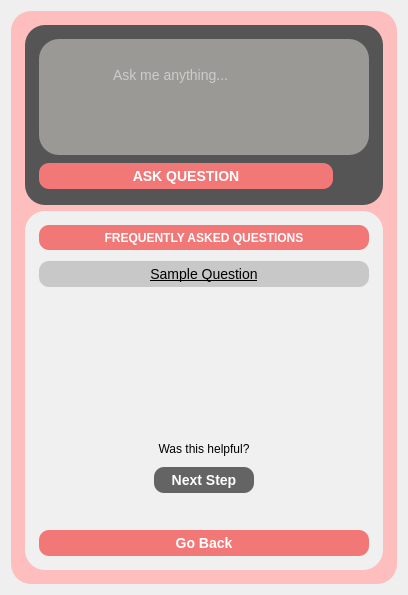
      <widget class="QWidget" name="horizontalLayoutWidget_2">
       <layout class="QHBoxLayout" name="horizontalLayout_28">
        <item>
         <widget class="QFrame" name="aiMenu">
          <property name="minimumSize">
           <size>
            <width>300</width>
            <height>0</height>
           </size>
          </property>
          <property name="styleSheet">
           <string notr="true">background-color:rgb(255, 190, 190);
border-radius: 20px;    
padding:5px;</string>
          </property>
          <property name="frameShape">
           <enum>QFrame::StyledPanel</enum>
          </property>
          <property name="frameShadow">
           <enum>QFrame::Raised</enum>
          </property>
          <layout class="QVBoxLayout" name="verticalLayout_9" stretch="1">
           <item>
            <layout class="QVBoxLayout" name="aiMenuLayout" stretch="1,4">
             <item>
              <widget class="QFrame" name="inputFrame">
               <property name="styleSheet">
                <string notr="true">background-color: rgb(85, 85, 85);
padding: 5px;
</string>
               </property>
               <property name="frameShape">
                <enum>QFrame::StyledPanel</enum>
               </property>
               <property name="frameShadow">
                <enum>QFrame::Raised</enum>
               </property>
               <layout class="QVBoxLayout" name="verticalLayout_10">
                <item>
                 <layout class="QHBoxLayout" name="inputLayout">
                  <item>
                   <widget class="QFrame" name="inputEntryFrame">
                    <property name="styleSheet">
                     <string notr="true">background-color:rgb(154, 153, 150);</string>
                    </property>
                    <property name="frameShape">
                     <enum>QFrame::StyledPanel</enum>
                    </property>
                    <property name="frameShadow">
                     <enum>QFrame::Raised</enum>
                    </property>
                    <layout class="QHBoxLayout" name="horizontalLayout_6">
                     <item>
                      <widget class="QPushButton" name="inputInternetBtn">
                       <property name="minimumSize">
                        <size>
                         <width>40</width>
                         <height>40</height>
                        </size>
                       </property>
                       <property name="maximumSize">
                        <size>
                         <width>40</width>
                         <height>40</height>
                        </size>
                       </property>
                       <property name="layoutDirection">
                        <enum>Qt::LeftToRight</enum>
                       </property>
                       <property name="styleSheet">
                        <string notr="true">QPushButton {
    border: none;
    border-radius: 15px; 
    background-color: transparent;
}

QPushButton::icon {
    padding: 10px; 
}

QPushButton:hover {
    background-color: rgb(120, 120, 120);
}</string>
                       </property>
                       <property name="text">
                        <string/>
                       </property>
                      </widget>
                     </item>
                     <item>
                      <widget class="QTextEdit" name="AI_InputEdit">
                       <property name="styleSheet">
                        <string notr="true">color:white;
font-size: 14px;
padding: 10px;</string>
                       </property>
                       <property name="html">
                        <string>&lt;!DOCTYPE HTML PUBLIC &quot;-//W3C//DTD HTML 4.0//EN&quot; &quot;http://www.w3.org/TR/REC-html40/strict.dtd&quot;&gt;
&lt;html&gt;&lt;head&gt;&lt;meta name=&quot;qrichtext&quot; content=&quot;1&quot; /&gt;&lt;style type=&quot;text/css&quot;&gt;
p, li { white-space: pre-wrap; }
&lt;/style&gt;&lt;/head&gt;&lt;body style=&quot; font-family:'Ubuntu'; font-size:14px; font-weight:400; font-style:normal;&quot;&gt;
&lt;p style=&quot;-qt-paragraph-type:empty; margin-top:12px; margin-bottom:12px; margin-left:0px; margin-right:0px; -qt-block-indent:0; text-indent:0px;&quot;&gt;&lt;br /&gt;&lt;/p&gt;&lt;/body&gt;&lt;/html&gt;</string>
                       </property>
                       <property name="overwriteMode">
                        <bool>false</bool>
                       </property>
                       <property name="placeholderText">
                        <string>Ask me anything...</string>
                       </property>
                      </widget>
                     </item>
                    </layout>
                   </widget>
                  </item>
                 </layout>
                </item>
                <item>
                 <layout class="QHBoxLayout" name="inputMenuLayout">
                  <item>
                   <widget class="QPushButton" name="enterQueryBtn">
                    <property name="styleSheet">
                     <string notr="true">QPushButton{
	background-color: rgb(242, 120, 120); 
 border-radius: 10px;    
color:white;
font-size: 14px;   
 font-weight: bold; 
padding: 5px
}

QPushButton:hover {
    background-color: rgb(222, 100, 100); 
}</string>
                    </property>
                    <property name="text">
                     <string>ASK QUESTION</string>
                    </property>
                   </widget>
                  </item>
                  <item>
                   <widget class="QPushButton" name="microBtn">
                    <property name="minimumSize">
                     <size>
                      <width>30</width>
                      <height>30</height>
                     </size>
                    </property>
                    <property name="maximumSize">
                     <size>
                      <width>30</width>
                      <height>30</height>
                     </size>
                    </property>
                    <property name="layoutDirection">
                     <enum>Qt::LeftToRight</enum>
                    </property>
                    <property name="styleSheet">
                     <string notr="true">QPushButton {
    border: none;
    border-radius: 15px; /* Half of the button's size to make it circular */
    background-color: transparent;
}

QPushButton::icon {
    padding: 10px; /* Adjust the padding if needed */
}

QPushButton:hover {
    background-color: rgb(60, 60, 60); /* Background color when hovered */
}</string>
                    </property>
                    <property name="text">
                     <string/>
                    </property>
                   </widget>
                  </item>
                 </layout>
                </item>
               </layout>
              </widget>
             </item>
             <item>
              <widget class="QFrame" name="FAQFrame">
               <property name="minimumSize">
                <size>
                 <width>230</width>
                 <height>0</height>
                </size>
               </property>
               <property name="styleSheet">
                <string notr="true">QFrame {background-color: rgb(240, 240, 240); 
 border-radius: 20px;  
}  

QFrame#frame QPushButton {
    background-color: pink;
    border-radius: 10px;
    font-size: 16px;
    font-weight: bold;
    color: white;
    padding: 10px;
}

QFrame#frame QPushButton:hover {
    background-color: lightcoral;
}</string>
               </property>
               <property name="frameShape">
                <enum>QFrame::StyledPanel</enum>
               </property>
               <property name="frameShadow">
                <enum>QFrame::Raised</enum>
               </property>
               <layout class="QVBoxLayout" name="verticalLayout_11" stretch="4">
                <item>
                 <layout class="QVBoxLayout" name="FAQLayout">
                  <item>
                   <widget class="QLabel" name="FAQLabel">
                    <property name="sizePolicy">
                     <sizepolicy hsizetype="Preferred" vsizetype="Fixed">
                      <horstretch>0</horstretch>
                      <verstretch>0</verstretch>
                     </sizepolicy>
                    </property>
                    <property name="minimumSize">
                     <size>
                      <width>0</width>
                      <height>25</height>
                     </size>
                    </property>
                    <property name="maximumSize">
                     <size>
                      <width>16777215</width>
                      <height>16777215</height>
                     </size>
                    </property>
                    <property name="styleSheet">
                     <string notr="true">background-color: rgb(242, 120, 120); 
 border-radius: 10px;    
color:white;
font-size: 12px;   
 font-weight: bold; 
padding: 5px</string>
                    </property>
                    <property name="text">
                     <string>FREQUENTLY ASKED QUESTIONS</string>
                    </property>
                    <property name="alignment">
                     <set>Qt::AlignCenter</set>
                    </property>
                   </widget>
                  </item>
                  <item>
                   <spacer name="FAQVerticalSpacer_2">
                    <property name="orientation">
                     <enum>Qt::Vertical</enum>
                    </property>
                    <property name="sizeType">
                     <enum>QSizePolicy::Fixed</enum>
                    </property>
                    <property name="sizeHint" stdset="0">
                     <size>
                      <width>20</width>
                      <height>5</height>
                     </size>
                    </property>
                   </spacer>
                  </item>
                  <item>
                   <layout class="QVBoxLayout" name="FAQBtnLayout">
                    <item>
                     <widget class="QPushButton" name="sampleQuestionBtn">
                      <property name="styleSheet">
                       <string notr="true">QPushButton{
	background-color: rgb(200, 200, 200); 
	border-radius: 10px;    
font-size: 14px;   
		padding: 5px;
	text-decoration: underline;
}

QPushButton:hover {
    background-color: rgb(180, 180, 180); 
}</string>
                      </property>
                      <property name="text">
                       <string>Sample Question</string>
                      </property>
                     </widget>
                    </item>
                   </layout>
                  </item>
                  <item>
                   <spacer name="FAQVerticalSpacer">
                    <property name="orientation">
                     <enum>Qt::Vertical</enum>
                    </property>
                    <property name="sizeHint" stdset="0">
                     <size>
                      <width>20</width>
                      <height>40</height>
                     </size>
                    </property>
                   </spacer>
                  </item>
                  <item>
                   <widget class="QLabel" name="helpfulLabel">
                    <property name="text">
                     <string>Was this helpful?</string>
                    </property>
                    <property name="alignment">
                     <set>Qt::AlignCenter</set>
                    </property>
                   </widget>
                  </item>
                  <item>
                   <layout class="QHBoxLayout" name="horizontalLayout_5">
                    <item>
                     <spacer name="horizontalSpacer_13">
                      <property name="orientation">
                       <enum>Qt::Horizontal</enum>
                      </property>
                      <property name="sizeHint" stdset="0">
                       <size>
                        <width>40</width>
                        <height>20</height>
                       </size>
                      </property>
                     </spacer>
                    </item>
                    <item>
                     <widget class="QPushButton" name="nextBtn">
                      <property name="sizePolicy">
                       <sizepolicy hsizetype="Fixed" vsizetype="Fixed">
                        <horstretch>0</horstretch>
                        <verstretch>0</verstretch>
                       </sizepolicy>
                      </property>
                      <property name="minimumSize">
                       <size>
                        <width>100</width>
                        <height>0</height>
                       </size>
                      </property>
                      <property name="styleSheet">
                       <string notr="true">QPushButton{
	background-color: rgb(100, 100, 100);
 border-radius: 10px;    
color:white;
font-size: 14px;   
 font-weight: bold; 
padding: 5px
}

QPushButton:hover {
    background-color: rgb(70, 70, 70); 
}</string>
                      </property>
                      <property name="text">
                       <string>Next Step</string>
                      </property>
                     </widget>
                    </item>
                    <item>
                     <spacer name="horizontalSpacer_14">
                      <property name="orientation">
                       <enum>Qt::Horizontal</enum>
                      </property>
                      <property name="sizeHint" stdset="0">
                       <size>
                        <width>40</width>
                        <height>20</height>
                       </size>
                      </property>
                     </spacer>
                    </item>
                   </layout>
                  </item>
                  <item>
                   <layout class="QHBoxLayout" name="horizontalLayout">
                    <item>
                     <spacer name="horizontalSpacer_6">
                      <property name="orientation">
                       <enum>Qt::Horizontal</enum>
                      </property>
                      <property name="sizeHint" stdset="0">
                       <size>
                        <width>40</width>
                        <height>20</height>
                       </size>
                      </property>
                     </spacer>
                    </item>
                    <item>
                     <widget class="QPushButton" name="starBtn1">
                      <property name="minimumSize">
                       <size>
                        <width>20</width>
                        <height>20</height>
                       </size>
                      </property>
                      <property name="maximumSize">
                       <size>
                        <width>20</width>
                        <height>20</height>
                       </size>
                      </property>
                      <property name="layoutDirection">
                       <enum>Qt::LeftToRight</enum>
                      </property>
                      <property name="styleSheet">
                       <string notr="true">QPushButton {
    border: none;
    border-radius: 10px; 
    background-color: transparent;
}

QPushButton::icon {
    padding: 10px; 
}

QPushButton:hover {
    background-color: rgb(200, 200, 200); 
}</string>
                      </property>
                      <property name="text">
                       <string/>
                      </property>
                     </widget>
                    </item>
                    <item>
                     <widget class="QPushButton" name="starBtn2">
                      <property name="minimumSize">
                       <size>
                        <width>20</width>
                        <height>20</height>
                       </size>
                      </property>
                      <property name="maximumSize">
                       <size>
                        <width>20</width>
                        <height>20</height>
                       </size>
                      </property>
                      <property name="layoutDirection">
                       <enum>Qt::LeftToRight</enum>
                      </property>
                      <property name="styleSheet">
                       <string notr="true">QPushButton {
    border: none;
    border-radius: 10px; 
    background-color: transparent;
}

QPushButton::icon {
    padding: 10px; 
}

QPushButton:hover {
    background-color: rgb(200, 200, 200); 
}</string>
                      </property>
                      <property name="text">
                       <string/>
                      </property>
                     </widget>
                    </item>
                    <item>
                     <widget class="QPushButton" name="starBtn3">
                      <property name="minimumSize">
                       <size>
                        <width>20</width>
                        <height>20</height>
                       </size>
                      </property>
                      <property name="maximumSize">
                       <size>
                        <width>20</width>
                        <height>20</height>
                       </size>
                      </property>
                      <property name="layoutDirection">
                       <enum>Qt::LeftToRight</enum>
                      </property>
                      <property name="styleSheet">
                       <string notr="true">QPushButton {
    border: none;
    border-radius: 10px; 
    background-color: transparent;
}

QPushButton::icon {
    padding: 10px; 
}

QPushButton:hover {
    background-color: rgb(200, 200, 200); 
}</string>
                      </property>
                      <property name="text">
                       <string/>
                      </property>
                     </widget>
                    </item>
                    <item>
                     <widget class="QPushButton" name="starBtn4">
                      <property name="minimumSize">
                       <size>
                        <width>20</width>
                        <height>20</height>
                       </size>
                      </property>
                      <property name="maximumSize">
                       <size>
                        <width>20</width>
                        <height>20</height>
                       </size>
                      </property>
                      <property name="layoutDirection">
                       <enum>Qt::LeftToRight</enum>
                      </property>
                      <property name="styleSheet">
                       <string notr="true">QPushButton {
    border: none;
    border-radius: 10px; 
    background-color: transparent;
}

QPushButton::icon {
    padding: 10px; 
}

QPushButton:hover {
    background-color: rgb(200, 200, 200); 
}</string>
                      </property>
                      <property name="text">
                       <string/>
                      </property>
                     </widget>
                    </item>
                    <item>
                     <widget class="QPushButton" name="starBtn5">
                      <property name="minimumSize">
                       <size>
                        <width>20</width>
                        <height>20</height>
                       </size>
                      </property>
                      <property name="maximumSize">
                       <size>
                        <width>20</width>
                        <height>20</height>
                       </size>
                      </property>
                      <property name="layoutDirection">
                       <enum>Qt::LeftToRight</enum>
                      </property>
                      <property name="styleSheet">
                       <string notr="true">QPushButton {
    border: none;
    border-radius: 10px; 
    background-color: transparent;
}

QPushButton::icon {
    padding: 10px; 
}

QPushButton:hover {
    background-color: rgb(200, 200, 200); 
}</string>
                      </property>
                      <property name="text">
                       <string/>
                      </property>
                     </widget>
                    </item>
                    <item>
                     <spacer name="horizontalSpacer_7">
                      <property name="orientation">
                       <enum>Qt::Horizontal</enum>
                      </property>
                      <property name="sizeHint" stdset="0">
                       <size>
                        <width>40</width>
                        <height>20</height>
                       </size>
                      </property>
                     </spacer>
                    </item>
                   </layout>
                  </item>
                  <item>
                   <spacer name="FAQVerticalSpacer_3">
                    <property name="orientation">
                     <enum>Qt::Vertical</enum>
                    </property>
                    <property name="sizeType">
                     <enum>QSizePolicy::Fixed</enum>
                    </property>
                    <property name="sizeHint" stdset="0">
                     <size>
                      <width>20</width>
                      <height>5</height>
                     </size>
                    </property>
                   </spacer>
                  </item>
                  <item>
                   <widget class="QPushButton" name="backBtn">
                    <property name="styleSheet">
                     <string notr="true">QPushButton{
	background-color: rgb(242, 120, 120); 
 border-radius: 10px;    
color:white;
font-size: 14px;   
 font-weight: bold; 
padding: 5px
}

QPushButton:hover {
    background-color: rgb(222, 100, 100); 
}</string>
                    </property>
                    <property name="text">
                     <string>Go Back</string>
                    </property>
                   </widget>
                  </item>
                 </layout>
                </item>
               </layout>
              </widget>
             </item>
            </layout>
           </item>
          </layout>
         </widget>
        </item>
       </layout>
      </widget>
